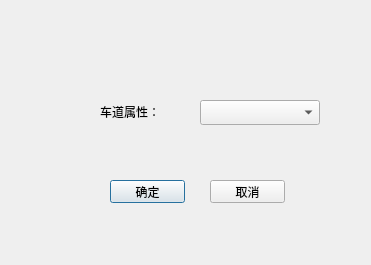
<?xml version="1.0" encoding="UTF-8"?>
<ui version="4.0">
 <class>Dlg_SelectAttr</class>
 <widget class="QDialog" name="Dlg_SelectAttr">
  <property name="geometry">
   <rect>
    <x>0</x>
    <y>0</y>
    <width>371</width>
    <height>265</height>
   </rect>
  </property>
  <property name="windowTitle">
   <string>Dlg_SelectAttr</string>
  </property>
  <widget class="QLabel" name="label">
   <property name="geometry">
    <rect>
     <x>100</x>
     <y>101</y>
     <width>91</width>
     <height>21</height>
    </rect>
   </property>
   <property name="text">
    <string>车道属性：</string>
   </property>
  </widget>
  <widget class="QComboBox" name="cmb_attr">
   <property name="geometry">
    <rect>
     <x>200</x>
     <y>100</y>
     <width>120</width>
     <height>25</height>
    </rect>
   </property>
   <property name="minimumSize">
    <size>
     <width>100</width>
     <height>25</height>
    </size>
   </property>
  </widget>
  <widget class="QPushButton" name="btn_ok">
   <property name="geometry">
    <rect>
     <x>110</x>
     <y>180</y>
     <width>75</width>
     <height>23</height>
    </rect>
   </property>
   <property name="text">
    <string>确定</string>
   </property>
  </widget>
  <widget class="QPushButton" name="btn_cancel">
   <property name="geometry">
    <rect>
     <x>210</x>
     <y>180</y>
     <width>75</width>
     <height>23</height>
    </rect>
   </property>
   <property name="text">
    <string>取消</string>
   </property>
  </widget>
 </widget>
 <layoutdefault spacing="6" margin="11"/>
 <resources/>
 <connections/>
</ui>
